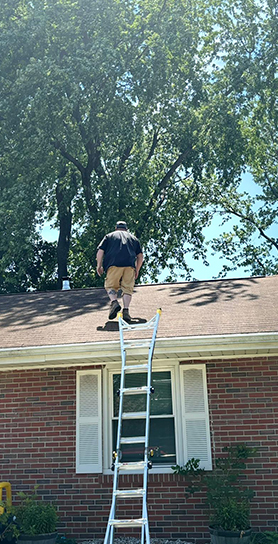
#> input picture images/about/mission-1.jpg, 278 x 544 px
$ python -i 'galerias y subcarpetassimplificado.py'   (imports and definitions only)
#> lines starting #> are read from the running program, lines starting #| are printed output that depends on the picture
import os
from PIL import Image, ExifTags, UnidentifiedImageError
from bs4 import BeautifulSoup

def print_info(message):
    print(message)

def correct_image_orientation(im):
    try:
        for orientation in ExifTags.TAGS.keys():
            if ExifTags.TAGS[orientation] == 'Orientation':
                break
        exif = dict(im._getexif().items())
        if exif[orientation] == 3:
            im = im.rotate(180, expand=True)
        elif exif[orientation] == 6:
            im = im.rotate(270, expand=True)
        elif exif[orientation] == 8:
            im = im.rotate(90, expand=True)
    except (AttributeError, KeyError, IndexError):
        # No EXIF information
        pass
    return im

# Solicitar rutas si es necesario
# [15 lines not run here, left out]

# Seleccionar el rango de líneas especificado
# [1 line that did not run here, left out]
# [1 line that did not run here, left out]
# [1 line that did not run here, left out]

# Encontrar todas las imágenes en el rango de líneas especificado
# [1 line that did not run here, left out]

# Procesar una imagen por subcarpeta
# [1 line that did not run here, left out]
images_processed = 0

# [50 lines not run here, left out]

# Reemplazar el contenido de las líneas relevantes en el archivo original
# [1 line that did not run here, left out]
# [1 line that did not run here, left out]
# [8 lines not run here, left out]

>>> import cv2
>>> picture = cv2.imread('images/about/mission-1.jpg', cv2.IMREAD_GRAYSCALE)
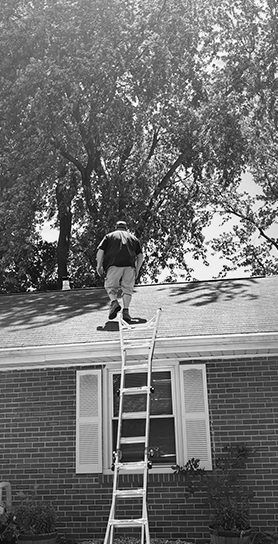
#> picture: shape (544, 278); min 0, max 255, mean 113.1
>>> result = correct_image_orientation(picture)

$ run again, on images/about/team-1.jpg
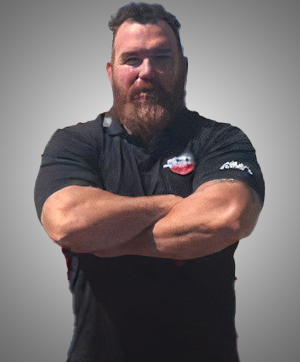
#> input picture images/about/team-1.jpg, 300 x 362 px
#> `picture = cv2.imread('images/about/mission-1.jpg', cv2.IMREAD_GRAYSCALE)`:
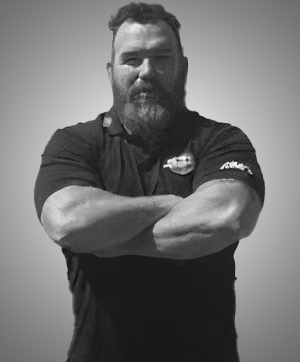
#> picture: shape (362, 300); min 8, max 251, mean 112.1

$ run again, on images/about/team-2.jpg
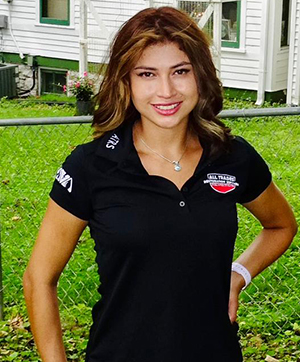
#> input picture images/about/team-2.jpg, 300 x 362 px
#> `picture = cv2.imread('images/about/mission-1.jpg', cv2.IMREAD_GRAYSCALE)`:
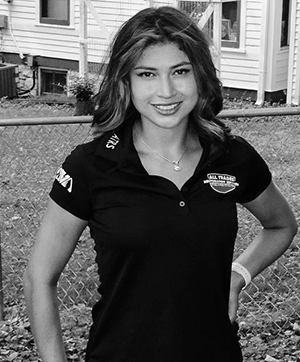
#> picture: shape (362, 300); min 0, max 255, mean 94.3
